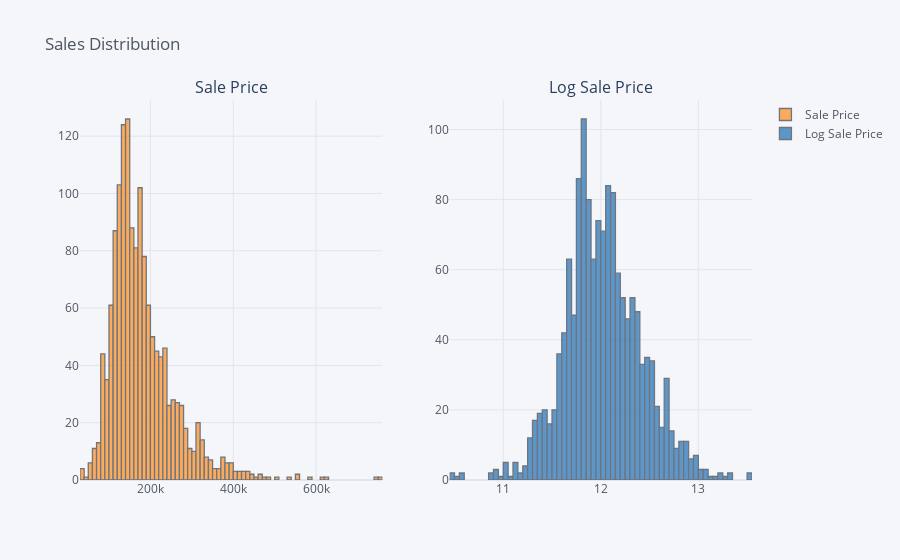

Write notebook code for a chart like this one.
### Code cell
temp = pd.DataFrame()
temp['Sale Price'] = train_df['SalePrice']
temp['Log Sale Price'] = np.log1p(train_df['SalePrice'])

temp.iplot(kind='hist',
           subplots=True,
           fill=True,
           subplot_titles=True,
           title='Sales Distribution')

### Figure 1 — Plotly figure (JSON) as saved in the notebook; plotly's stock layout.template omitted (floating-point values rounded to 4 significant figures; data arrays with more than 128 entries replaced by an {"elided": "..."} marker saying what was removed)
{"data": [{"histfunc": "count", "histnorm": "", "marker": {"color": "rgba(255, 153, 51, 1.0)", "line": {"color": "#4D5663", "width": 1.3}}, "name": "Sale Price", "opacity": 0.8, "orientation": "v", "type": "histogram", "x": {"elided": "1460 int values"}, "xaxis": "x", "yaxis": "y"}, {"histfunc": "count", "histnorm": "", "marker": {"color": "rgba(55, 128, 191, 1.0)", "line": {"color": "#4D5663", "width": 1.3}}, "name": "Log Sale Price", "opacity": 0.8, "orientation": "v", "type": "histogram", "x": {"elided": "1460 float values"}, "xaxis": "x2", "yaxis": "y2"}], "layout": {"annotations": [{"font": {"size": 16}, "showarrow": false, "text": "Sale Price", "x": 0.225, "xanchor": "center", "xref": "paper", "y": 1, "yanchor": "bottom", "yref": "paper"}, {"font": {"size": 16}, "showarrow": false, "text": "Log Sale Price", "x": 0.775, "xanchor": "center", "xref": "paper", "y": 1, "yanchor": "bottom", "yref": "paper"}], "barmode": "overlay", "legend": {"bgcolor": "#F5F6F9", "font": {"color": "#4D5663"}}, "paper_bgcolor": "#F5F6F9", "plot_bgcolor": "#F5F6F9", "title": {"font": {"color": "#4D5663"}, "text": "Sales Distribution"}, "xaxis": {"anchor": "y", "domain": [0, 0.45], "gridcolor": "#E1E5ED", "showgrid": true, "tickfont": {"color": "#4D5663"}, "title": {"font": {"color": "#4D5663"}, "text": ""}, "zerolinecolor": "#E1E5ED"}, "xaxis2": {"anchor": "y2", "domain": [0.55, 1], "gridcolor": "#E1E5ED", "showgrid": true, "tickfont": {"color": "#4D5663"}, "title": {"font": {"color": "#4D5663"}, "text": ""}, "zerolinecolor": "#E1E5ED"}, "yaxis": {"anchor": "x", "domain": [0, 1], "gridcolor": "#E1E5ED", "showgrid": true, "tickfont": {"color": "#4D5663"}, "title": {"font": {"color": "#4D5663"}, "text": ""}, "zerolinecolor": "#E1E5ED"}, "yaxis2": {"anchor": "x2", "domain": [0, 1], "gridcolor": "#E1E5ED", "showgrid": true, "tickfont": {"color": "#4D5663"}, "title": {"font": {"color": "#4D5663"}, "text": ""}, "zerolinecolor": "#E1E5ED"}}}
